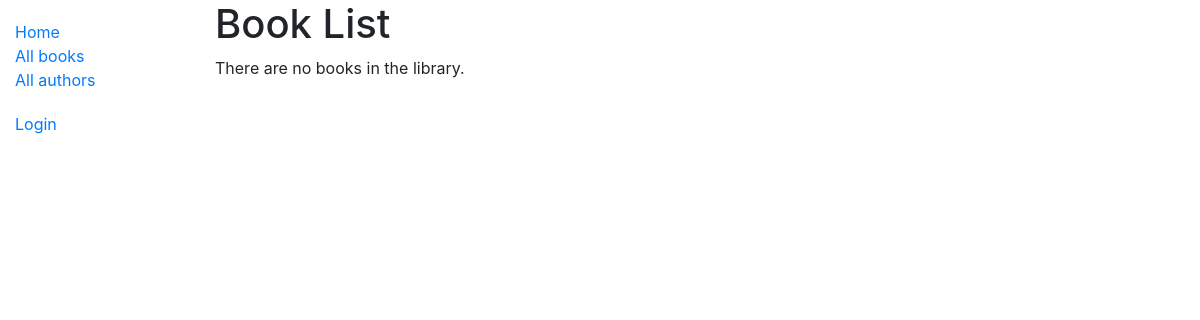
/catalog/books/, run on an earlier commit of the app's database.
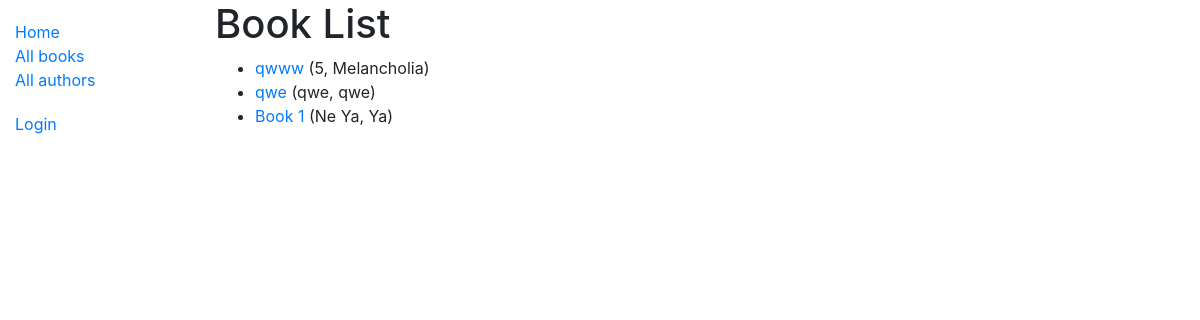
And on a later commit of the database.
### catalog/models.py (models this page shows, shortened)
class Book(models.Model):
    title = models.CharField(max_length=200)
    author = models.ForeignKey('Author', on_delete=models.SET_NULL, null=True, related_name='books')
    summary = models.TextField(max_length=1000, help_text="Enter a brief description of the book")
    isbn = models.CharField('ISBN', max_length=13, help_text='13 Character <a href="https://www.isbn-international.org/content/what-isbn">ISBN number</a>')
    genre = models.ManyToManyField(Genre, help_text="Select a genre for this book")
    language = models.ForeignKey('Language', on_delete=models.SET_NULL, null=True)
    def get_absolute_url(self):
        return reverse('book-detail', args=[self.id])
    def display_genre(self):
        return ', '.join([genre.name for genre in self.genre.all()[:3]])
    display_genre.short_description = 'Genre'
    class Meta:
        ordering = ['-id']

class Author(models.Model):
    first_name = models.CharField(max_length=100)
    last_name = models.CharField(max_length=100)
    date_of_birth = models.DateField(null=True, blank=True)
    date_of_death = models.DateField(null=True, blank=True)
    def __str__(self):
        return f'{self.last_name}, {self.first_name}'
    class Meta:
        ordering = ['-id']

### catalog/views.py (the view)
# urls.py: path('books/', views.BookListView.as_view(), name='books'),
class BookListView(generic.ListView):
    model = Book
    paginate_by = 5

### catalog/templates/catalog/book_list.html (shortened to what this page needs)
{% extends "base_generic.html" %}
{% block content %}
    <h1>Book List</h1>
    {% if book_list %}
    <ul>
      {% for book in book_list %}
      <li>
        <a href="{{ book.get_absolute_url }}">{{ book.title }}</a> ({{book.author}})
      </li>
      {% endfor %}
    </ul>
    {% else %}
      <p>There are no books in the library.</p>
    {% endif %}
{% endblock %}

What changed in the data, as far as the page shows it:
added Book: title "qwww", author "5, Melancholia"
added Book: title "qwe", author "qwe, qwe"
added Book: title "Book 1", author "Ne Ya, Ya"
Also different on the page:
text no longer shown: "There are no books in the library."
